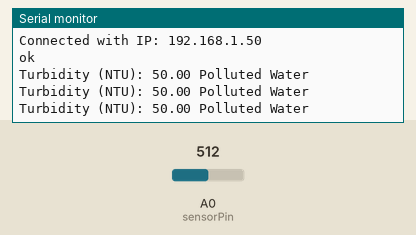
Simulated run of this sketch. Board: ESP8266 (NodeMCU). Parts: the last lines printed to the serial monitor. Inputs (shaded band) come from the test bench; at power-on: A0 (sensorPin) = 512. WiFi joins after 1.5 s; servers stay silent unless stated.

Above: at 2.7 s.
2.8 s: A0 (sensorPin) set to 929
At 3.4 s:
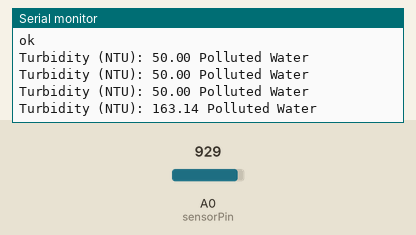
4.3 s: A0 (sensorPin) set to 962
At 4.9 s:
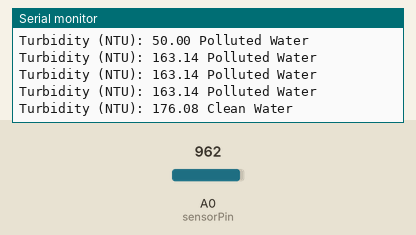

Measured:
- the behaviour switches between 946 and 947 on A0 (sensorPin) (found by bisection; images 1 and 2)
- after the input at 2.8 s, the serial monitor: prints a new line after 0.21 s (image 1)
- after the input at 4.3 s, the serial monitor: prints a new line after 0.21 s (image 2)

The sketch:

firebase_rt_db_sensor_reading.ino
```cpp
#include <Arduino.h>
// #include <WiFi.h>
#include <ESP8266WiFi.h>
#include <Firebase_ESP_Client.h>

//Provide the token generation process info.
#include "addons/TokenHelper.h"
//Provide the RTDB payload printing info and other helper functions.
#include "addons/RTDBHelper.h"

// Insert your network credentials
#define WIFI_SSID "GUSTO_209"
#define WIFI_PASSWORD "Gusto@123"

//Insert your network credentials
// #define WIFI_SSID "GUSTO WiFi"
// #define WIFI_PASSWORD "Gusto@123"


// Insert Firebase project API Key
#define API_KEY "AIzaSyAxHmTsjdZ-KCwiBOhzqPY2esib-s84FRA"

// Insert RTDB URLefine the RTDB URL */
#define DATABASE_URL "https://testingesp8266-e9ed1-default-rtdb.asia-southeast1.firebasedatabase.app/"

//Define Firebase Data object
FirebaseData fbdo;

FirebaseAuth auth;
FirebaseConfig config;

unsigned long sendDataPrevMillis = 0;
int count = 0;
bool signupOK = false;


const int sensorPin = A0;  // Analog pin connected to the turbidity sensor


// Calibration data points (customize based on your own calibration data)
const int numDataPoints = 5;
const int sensorReadings[numDataPoints] = {0, 256, 512, 768, 1023};
const float ntuValues[numDataPoints] = {0.0, 10.0, 50.0, 100.0, 200.0};
String turbidityStatus = "";

void setup(){
  Serial.begin(115200);
  WiFi.begin(WIFI_SSID, WIFI_PASSWORD);
  Serial.print("Connecting to Wi-Fi");
  while (WiFi.status() != WL_CONNECTED){
    Serial.print(".");
    delay(300);
  }
  Serial.println();
  Serial.print("Connected with IP: ");
  Serial.println(WiFi.localIP());
  Serial.println();

  /* Assign the api key (required) */
  config.api_key = API_KEY;

  /* Assign the RTDB URL (required) */
  config.database_url = DATABASE_URL;

  /* Sign up */
  if (Firebase.signUp(&config, &auth, "", "")){
    Serial.println("ok");
    signupOK = true;
  }
  else{
    // Serial.print("%s\n", config.signer.signupError.message.c_str());
  }

  /* Assign the callback function for the long running token generation task */
  config.token_status_callback = tokenStatusCallback; //see addons/TokenHelper.h

  Firebase.begin(&config, &auth);
  Firebase.reconnectWiFi(true);
}

void loop(){
  if (Firebase.ready() && signupOK && (millis() - sendDataPrevMillis > 500 || sendDataPrevMillis == 0)){
    sendDataPrevMillis = millis();


  int turbidityValue = analogRead(sensorPin);
  float ntu = convertToNTU(turbidityValue);
  //float ntu = turbidityValue * (1.0 / 1023.0);

  if(ntu>=170){
    turbidityStatus="Clean Water";
    Serial.println("Turbidity (NTU): "+String(ntu)+" "+turbidityStatus);
  }else{
    turbidityStatus="Polluted Water";
    Serial.println("Turbidity (NTU): "+String(ntu)+" "+turbidityStatus);
  }

  //Serial.println("Turbidity Value : "+String(turbidityValue));
  //delay(1000);  // Wait for 1 second before taking

    // // Write an Int number on the database path test/int
    // if (Firebase.RTDB.setInt(&fbdo, "test/int", count)){
    //   Serial.println("PASSED");
    //   Serial.println("PATH: " + fbdo.dataPath());
    //   Serial.println("TYPE: " + fbdo.dataType());
    // }
    // else {
    //   Serial.println("FAILED");
    //   Serial.println("REASON: " + fbdo.errorReason());
    // }
    // count++;

    // Write an Float data on the database path sensor_readings/turbidity_level
    if (Firebase.RTDB.setString(&fbdo, "sensor_readings/turbidity_level",turbidityStatus)){
      //Serial.println("PASSED");
      //Serial.println("PATH: " + fbdo.dataPath());
      //Serial.println("TYPE: " + fbdo.dataType());
    }
    else {
      Serial.println("FAILED");
      Serial.println("REASON: " + fbdo.errorReason());
    }


     // Write an Float data on the database path sensor_readings/turbidity_level
    if (Firebase.RTDB.setFloat(&fbdo, "sensor_readings/ntu_level", ntu)){
      //Serial.println("PASSED");
     //Serial.println("PATH: " + fbdo.dataPath());
      //Serial.println("TYPE: " + fbdo.dataType());
    }
    else {
      Serial.println("FAILED");
      Serial.println("REASON: " + fbdo.errorReason());
    }

  }
}


float convertToNTU(int sensorReading) {
  if (sensorReading <= sensorReadings[0])
    return ntuValues[0];
  else if (sensorReading >= sensorReadings[numDataPoints - 1])
    return ntuValues[numDataPoints - 1];

  // Perform linear interpolation
  for (int i = 0; i < numDataPoints - 1; i++) {
    if (sensorReading >= sensorReadings[i] && sensorReading <= sensorReadings[i + 1]) {
      float slope = (ntuValues[i + 1] - ntuValues[i]) / (sensorReadings[i + 1] - sensorReadings[i]);
      float ntu = ntuValues[i] + slope * (sensorReading - sensorReadings[i]);

      return ntu;
    }
  }

  return 0.0;  // Default value if interpolation fails
}
```
